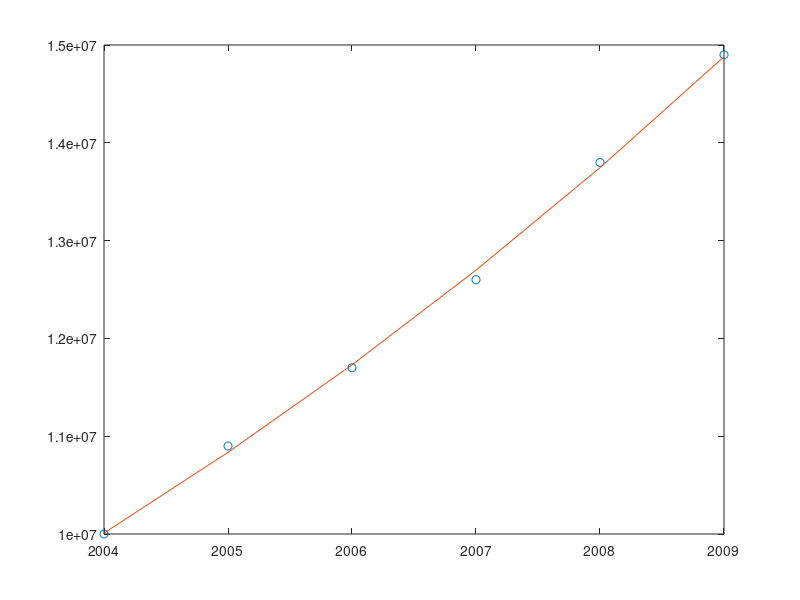

The MATLAB source for this figure:
year = 2004:1:2009 ;
population = [10 10.9 11.7 12.6 13.8 14.9] ;

x = year - 2000 ;
p = polyfit(x , log10(population) , 1) ;

% y=mx+b
b = 10^p(2) ;
m = p(1) ;
y = b.*(10.^(m.*x));

format bank
t = 2000+(log10(20)-log10(b))/m

plot(year , population*1e6 , 'o') ;
hold on
plot(year, y*1e6);
hold off
